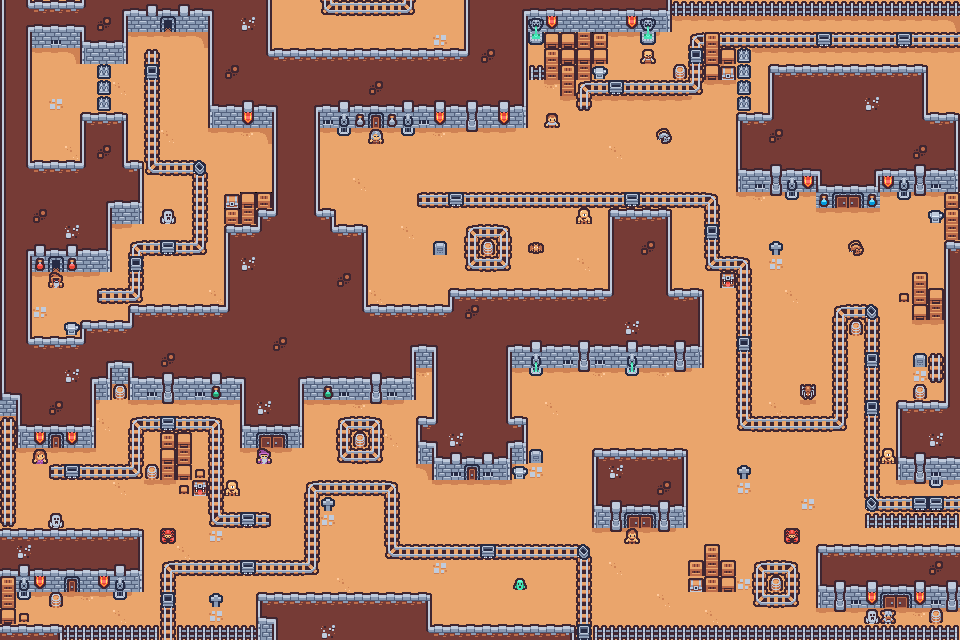

Rendered tile map (Tiled .tmx) drawn with the repository's tilesets; below, a short description and the map source with its tile grids summarised:
An orthogonal 60x40 tile map with 16x16 px tiles, 3 tile layers (Level, Objects, Carts).

<map version="1.9" tiledversion="1.9.1" orientation="orthogonal" renderorder="right-down" width="60" height="40" tilewidth="16" tileheight="16" infinite="0" nextlayerid="5" nextobjectid="1">
 <tileset firstgid="1" source="sampleSheet.tsx" />
 <layer id="1" name="Level" width="60" height="40">
  <data>[2400 cells, 2400 non-empty, 45 distinct tile ids]</data>
 </layer>
 <layer id="3" name="Objects" width="60" height="40">
  <data>[2400 cells, 387 non-empty, 48 distinct tile ids]</data>
 </layer>
 <layer id="4" name="Carts" width="60" height="40">
  <data>[2400 cells, 26 non-empty, 3 distinct tile ids]</data>
 </layer>
</map>
